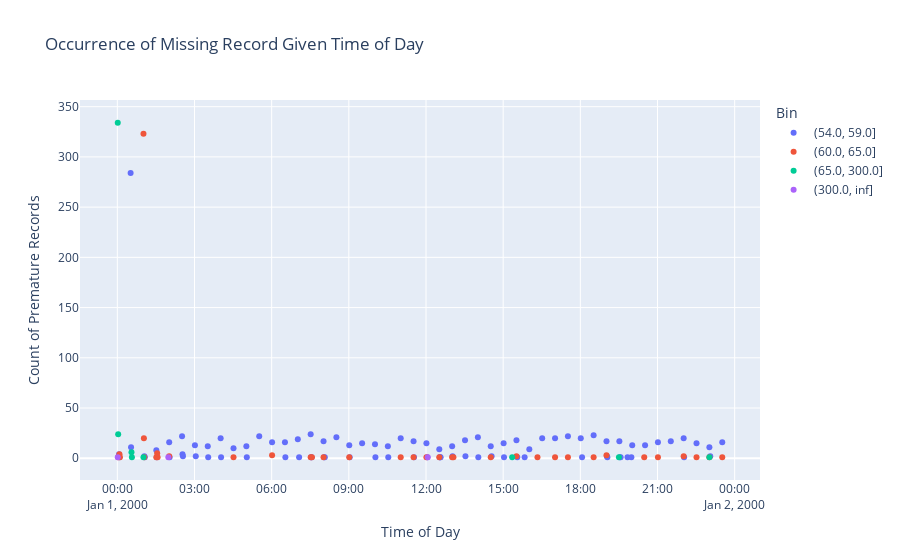

The notebook cell this image was saved under:
### Code cell
fig = px.scatter(binned_count, x="Timestamp", y="Timestamp_Delta", color="Bin", title="Occurrence of Missing Record Given Time of Day", )

fig.update_layout(
    xaxis_title="Time of Day",
    yaxis_title="Count of Premature Records",
)

fig.show()

### Figure 1 — Plotly figure (JSON) as saved in the notebook; plotly's stock layout.template omitted (floating-point values rounded to 4 significant figures)
{"data": [{"hovertemplate": "Bin=(54.0, 59.0]<br>Timestamp=%{x}<br>Timestamp_Delta=%{y}<extra></extra>", "legendgroup": "(54.0, 59.0]", "marker": {"color": "#636efa", "symbol": "circle"}, "mode": "markers", "name": "(54.0, 59.0]", "orientation": "v", "showlegend": true, "x": ["2000-01-01T00:04:00", "2000-01-01T00:05:00", "2000-01-01T00:31:00", "2000-01-01T00:32:00", "2000-01-01T01:03:00", "2000-01-01T01:04:00", "2000-01-01T01:31:00", "2000-01-01T01:32:00", "2000-01-01T02:01:00", "2000-01-01T02:02:00", "2000-01-01T02:31:00", "2000-01-01T02:32:00", "2000-01-01T02:33:00", "2000-01-01T03:01:00", "2000-01-01T03:03:00", "2000-01-01T03:31:00", "2000-01-01T03:32:00", "2000-01-01T04:01:00", "2000-01-01T04:02:00", "2000-01-01T04:31:00", "2000-01-01T05:01:00", "2000-01-01T05:02:00", "2000-01-01T05:31:00", "2000-01-01T06:01:00", "2000-01-01T06:31:00", "2000-01-01T06:32:00", "2000-01-01T07:01:00", "2000-01-01T07:04:00", "2000-01-01T07:31:00", "2000-01-01T07:32:00", "2000-01-01T07:33:00", "2000-01-01T08:01:00", "2000-01-01T08:02:00", "2000-01-01T08:04:00", "2000-01-01T08:31:00", "2000-01-01T09:01:00", "2000-01-01T09:02:00", "2000-01-01T09:31:00", "2000-01-01T10:01:00", "2000-01-01T10:02:00", "2000-01-01T10:31:00", "2000-01-01T10:32:00", "2000-01-01T11:01:00", "2000-01-01T11:31:00", "2000-01-01T11:32:00", "2000-01-01T12:01:00", "2000-01-01T12:03:00", "2000-01-01T12:31:00", "2000-01-01T12:32:00", "2000-01-01T12:33:00", "2000-01-01T12:34:00", "2000-01-01T13:01:00", "2000-01-01T13:02:00", "2000-01-01T13:31:00", "2000-01-01T13:32:00", "2000-01-01T14:01:00", "2000-01-01T14:02:00", "2000-01-01T14:31:00", "2000-01-01T14:33:00", "2000-01-01T15:01:00", "2000-01-01T15:02:00", "2000-01-01T15:31:00", "2000-01-01T15:33:00", "2000-01-01T15:50:00", "2000-01-01T16:01:00", "2000-01-01T16:31:00", "2000-01-01T17:01:00", "2000-01-01T17:31:00", "2000-01-01T18:01:00", "2000-01-01T18:04:00", "2000-01-01T18:31:00", "2000-01-01T19:01:00", "2000-01-01T19:02:00", "2000-01-01T19:03:00", "2000-01-01T19:31:00", "2000-01-01T19:32:00", "2000-01-01T19:34:00", "2000-01-01T19:50:00", "2000-01-01T19:59:00", "2000-01-01T20:01:00", "2000-01-01T20:31:00", "2000-01-01T21:01:00", "2000-01-01T21:31:00", "2000-01-01T22:01:00", "2000-01-01T22:02:00", "2000-01-01T22:31:00", "2000-01-01T23:01:00", "2000-01-01T23:03:00", "2000-01-01T23:31:00"], "xaxis": "x", "y": [4, 1, 284, 11, 2, 1, 8, 1, 16, 1, 22, 4, 2, 13, 2, 12, 1, 20, 1, 10, 12, 1, 22, 16, 16, 1, 19, 1, 24, 1, 1, 17, 1, 1, 21, 13, 1, 15, 14, 1, 12, 1, 20, 17, 1, 15, 1, 9, 1, 1, 1, 12, 2, 18, 2, 21, 1, 12, 2, 15, 1, 18, 1, 1, 9, 20, 20, 22, 20, 1, 23, 17, 2, 1, 17, 1, 1, 1, 1, 13, 13, 16, 17, 20, 1, 15, 11, 2, 16], "yaxis": "y", "type": "scatter"}, {"hovertemplate": "Bin=(60.0, 65.0]<br>Timestamp=%{x}<br>Timestamp_Delta=%{y}<extra></extra>", "legendgroup": "(60.0, 65.0]", "marker": {"color": "#EF553B", "symbol": "circle"}, "mode": "markers", "name": "(60.0, 65.0]", "orientation": "v", "showlegend": true, "x": ["2000-01-01T00:02:00", "2000-01-01T00:05:00", "2000-01-01T00:06:00", "2000-01-01T01:01:00", "2000-01-01T01:02:00", "2000-01-01T01:03:00", "2000-01-01T01:31:00", "2000-01-01T01:33:00", "2000-01-01T01:34:00", "2000-01-01T02:01:00", "2000-01-01T04:31:00", "2000-01-01T06:01:00", "2000-01-01T07:31:00", "2000-01-01T07:34:00", "2000-01-01T08:01:00", "2000-01-01T09:01:00", "2000-01-01T11:01:00", "2000-01-01T11:31:00", "2000-01-01T12:01:00", "2000-01-01T12:31:00", "2000-01-01T13:01:00", "2000-01-01T13:04:00", "2000-01-01T14:31:00", "2000-01-01T15:31:00", "2000-01-01T16:20:00", "2000-01-01T17:01:00", "2000-01-01T17:31:00", "2000-01-01T18:31:00", "2000-01-01T19:01:00", "2000-01-01T20:29:00", "2000-01-01T21:01:00", "2000-01-01T22:01:00", "2000-01-01T22:31:00", "2000-01-01T23:01:00", "2000-01-01T23:31:00"], "xaxis": "x", "y": [1, 4, 1, 323, 20, 1, 1, 5, 1, 2, 1, 3, 1, 1, 1, 1, 1, 1, 1, 1, 1, 1, 1, 2, 1, 1, 1, 1, 3, 1, 1, 2, 1, 1, 1], "yaxis": "y", "type": "scatter"}, {"hovertemplate": "Bin=(65.0, 300.0]<br>Timestamp=%{x}<br>Timestamp_Delta=%{y}<extra></extra>", "legendgroup": "(65.0, 300.0]", "marker": {"color": "#00cc96", "symbol": "circle"}, "mode": "markers", "name": "(65.0, 300.0]", "orientation": "v", "showlegend": true, "x": ["2000-01-01T00:01:00", "2000-01-01T00:02:00", "2000-01-01T00:33:00", "2000-01-01T00:34:00", "2000-01-01T01:01:00", "2000-01-01T15:21:00", "2000-01-01T19:30:00", "2000-01-01T23:01:00"], "xaxis": "x", "y": [334, 24, 6, 1, 1, 1, 1, 1], "yaxis": "y", "type": "scatter"}, {"hovertemplate": "Bin=(300.0, inf]<br>Timestamp=%{x}<br>Timestamp_Delta=%{y}<extra></extra>", "legendgroup": "(300.0, inf]", "marker": {"color": "#ab63fa", "symbol": "circle"}, "mode": "markers", "name": "(300.0, inf]", "orientation": "v", "showlegend": true, "x": ["2000-01-01T00:01:00", "2000-01-01T01:59:00", "2000-01-01T12:04:00"], "xaxis": "x", "y": [1, 1, 1], "yaxis": "y", "type": "scatter"}], "layout": {"xaxis": {"anchor": "y", "domain": [0.0, 1.0], "title": {"text": "Time of Day"}}, "yaxis": {"anchor": "x", "domain": [0.0, 1.0], "title": {"text": "Count of Premature Records"}}, "legend": {"title": {"text": "Bin"}, "tracegroupgap": 0}, "title": {"text": "Occurrence of Missing Record Given Time of Day"}}}
